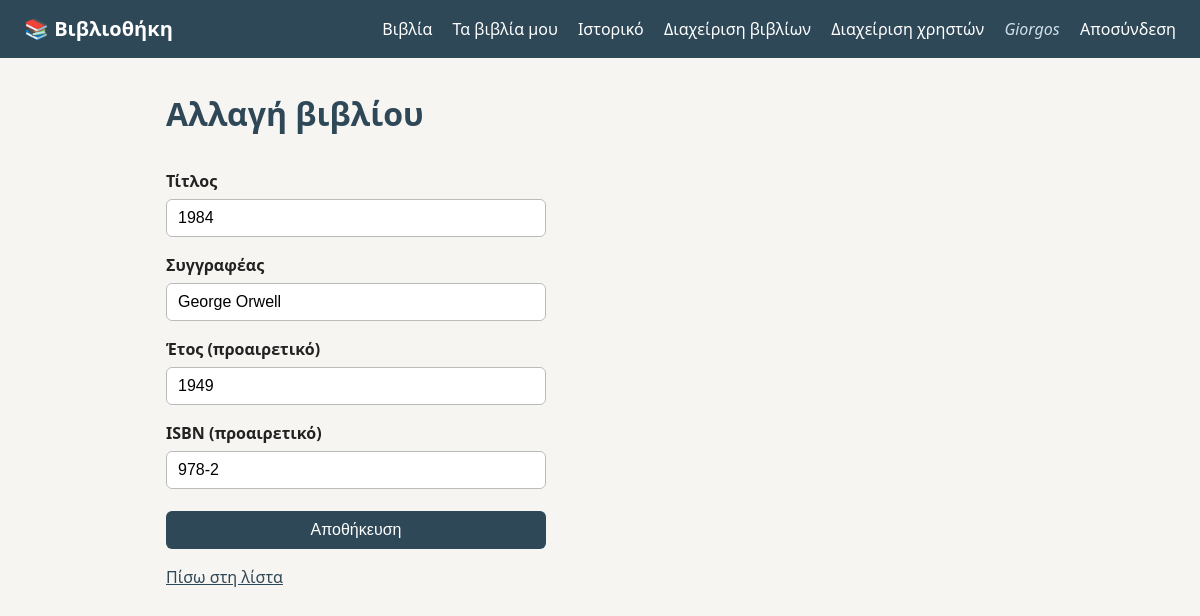
/admin/books/3/edit (signed in), run on the app's committed database.
### tables this page shows
CREATE TABLE users (
    id            INTEGER PRIMARY KEY AUTOINCREMENT,
    name          TEXT NOT NULL,
    email         TEXT NOT NULL UNIQUE,
    password_hash TEXT NOT NULL,
    role          TEXT NOT NULL DEFAULT 'user'
                  CHECK (role IN ('admin', 'user'))
);

CREATE TABLE books (
    id      INTEGER PRIMARY KEY AUTOINCREMENT,
    title   TEXT NOT NULL,
    author  TEXT NOT NULL,
    year    INTEGER,
    isbn    TEXT UNIQUE
);

### controllers/admin_controller.py (the view, shortened to what this page needs)
@admin.route("/books/<int:book_id>/edit", methods=["GET", "POST"])
@admin_required
def edit_book(book_id):
    try:
        book = current_app.book_service.get(book_id)
    except ServiceError as error:
        flash(str(error), "error")
        return redirect(url_for("admin.books"))
    return render_template("admin/book_form.html",
                           heading="Αλλαγή βιβλίου", book=book)

### controllers/auth_controller.py (called while the page is built)
@auth.before_app_request
def load_current_user():
    g.user = None
    user_id = session.get("user_id")
    if user_id is not None:
        try:
            g.user = current_app.user_service.get(user_id)
        except ServiceError:
            session.clear()

### dao/book_dao.py (called while the page is built)
    def get_by_id(self, book_id):
        conn = get_connection(self.db_path)
        row = conn.execute(
            "SELECT * FROM books WHERE id = ?", (book_id,)
        ).fetchone()
        conn.close()
        if row is None:
            return None
        return self._row_to_book(row)

    def _row_to_book(self, row):
        return Book(
            id=row["id"],
            title=row["title"],
            author=row["author"],
            year=row["year"],
            isbn=row["isbn"],
        )

### dao/user_dao.py (called while the page is built)
    def get_by_id(self, user_id):
        conn = get_connection(self.db_path)
        row = conn.execute(
            "SELECT * FROM users WHERE id = ?", (user_id,)
        ).fetchone()
        conn.close()
        if row is None:
            return None
        return self._row_to_user(row)

    def _row_to_user(self, row):
        return User(
            id=row["id"],
            name=row["name"],
            email=row["email"],
            password_hash=row["password_hash"],
            role=row["role"],
        )

### database.py (called while the page is built)
def get_connection(db_path=DB_PATH):
    conn = sqlite3.connect(db_path)
    conn.row_factory = sqlite3.Row
    conn.execute("PRAGMA foreign_keys = ON")
    return conn

### models/user.py (called while the page is built)
    def is_admin(self):
        return self.role == User.ROLE_ADMIN

### services/book_service.py (called while the page is built)
    def get(self, book_id):
        book = self.book_dao.get_by_id(book_id)
        if book is None:
            raise ServiceError("Το βιβλίο δεν βρέθηκε.")
        return book

### services/user_service.py (called while the page is built)
    def get(self, user_id):
        user = self.user_dao.get_by_id(user_id)
        if user is None:
            raise ServiceError("Ο χρήστης δεν βρέθηκε.")
        return user

### templates/admin/book_form.html (shortened to what this page needs)
{% extends "base.html" %}
{% block content %}
    <h1>{{ heading }}</h1>
    <form method="post">
        <label for="title">Τίτλος</label>
        <input id="title" name="title" value="{{ book.title or '' }}" required>
        <label for="author">Συγγραφέας</label>
        <input id="author" name="author" value="{{ book.author or '' }}" required>
        <label for="year">Έτος (προαιρετικό)</label>
        <input id="year" name="year" value="{{ book.year or '' }}">
        <label for="isbn">ISBN (προαιρετικό)</label>
        <input id="isbn" name="isbn" value="{{ book.isbn or '' }}">
        <button type="submit">Αποθήκευση</button>
    </form>
    <p><a href="{{ url_for('admin.books') }}">Πίσω στη λίστα</a></p>
{% endblock %}

### templates/base.html (shortened to what this page needs)
<!doctype html>
<html lang="el">
<head>
    <link rel="stylesheet" href="{{ url_for('static', filename='style.css') }}">
</head>
<body>
    <header>
        <a class="logo" href="{{ url_for('home') }}">📚 Βιβλιοθήκη</a>
        <nav>
            {% if g.user %}
                <a href="{{ url_for('user.books') }}">Βιβλία</a>
                <a href="{{ url_for('user.my_loans') }}">Τα βιβλία μου</a>
                <a href="{{ url_for('user.history') }}">Ιστορικό</a>
                {% if g.user.is_admin() %}
                    <a href="{{ url_for('admin.books') }}">Διαχείριση βιβλίων</a>
                    <a href="{{ url_for('admin.users') }}">Διαχείριση χρηστών</a>
                {% endif %}
                <span class="user-name">{{ g.user.name }}</span>
                <a href="{{ url_for('auth.logout') }}">Αποσύνδεση</a>
            {% else %}
                <a href="{{ url_for('auth.login') }}">Σύνδεση</a>
                <a href="{{ url_for('auth.register') }}">Εγγραφή</a>
            {% endif %}
        </nav>
    </header>
    <main>
        {% block content %}{% endblock %}
    </main>
</body>
</html>

### static/style.css (style rules this page uses)
:root { --primary: #2f4858; --primary-light: #3e5f74; --background: #f6f5f2; --card: #ffffff; --text: #222222; --muted: #6b6b6b; --border: #e5e2dc; --success-bg: #dff3e4; --success-text: #1d5e2f; --error-bg: #fbe3e3; --error-text: #8a1c1c; --danger: #a33a3a; --danger-light: #c04848; }
* { box-sizing: border-box; }
body { font-family: system-ui, sans-serif; margin: 0; background: var(--background); color: var(--text); line-height: 1.5; }
main { max-width: 900px; margin: 32px auto; padding: 0 16px; }
h1 { margin-top: 0; color: var(--primary); }
a { color: var(--primary); }
header { display: flex; flex-wrap: wrap; justify-content: space-between; align-items: center; gap: 8px; padding: 14px 24px; background: var(--primary); }
header a { color: white; text-decoration: none; margin-left: 16px; }
header .logo { font-weight: bold; font-size: 1.25em; margin-left: 0; }
header .user-name { color: #cfe0ea; margin-left: 16px; font-style: italic; }
form { display: flex; flex-direction: column; gap: 6px; max-width: 380px; }
label { margin-top: 10px; font-weight: 600; }
input, select { padding: 9px 11px; border: 1px solid #bbb; border-radius: 6px; font-size: 1em; background: white; }
button { margin-top: 16px; padding: 10px; border: none; border-radius: 6px; background: var(--primary); color: white; font-size: 1em; cursor: pointer; }

### data on the page
users: user.name "Giorgos"
books: title "1984", author "George Orwell", year "1949", isbn "978-2"

### other printed values
{{ heading }} "Αλλαγή βιβλίου"
